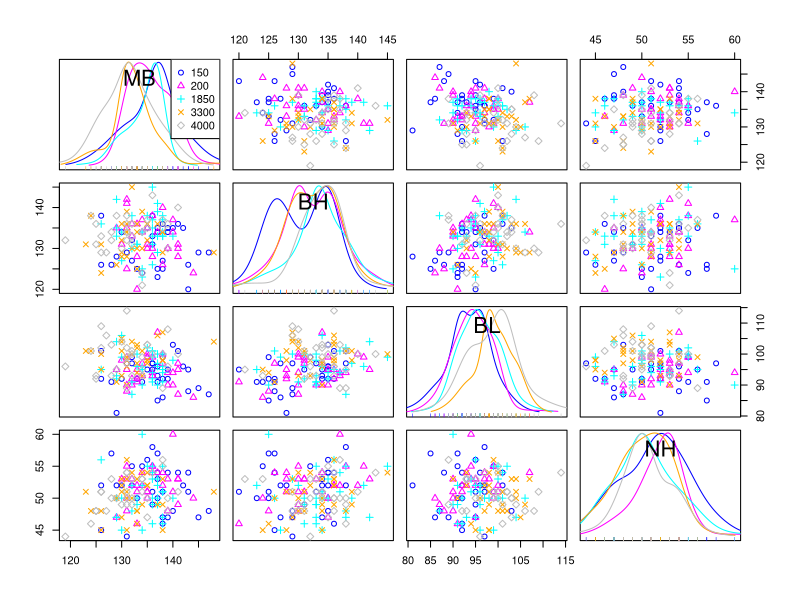
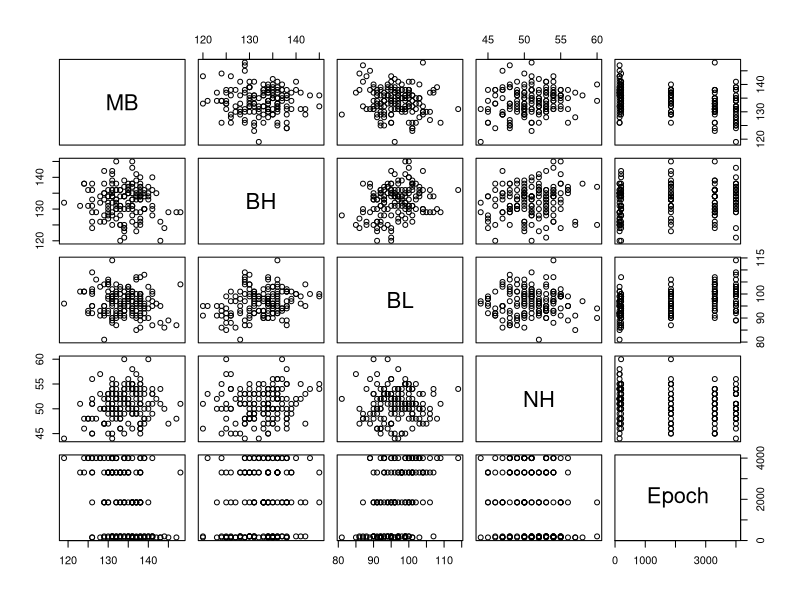
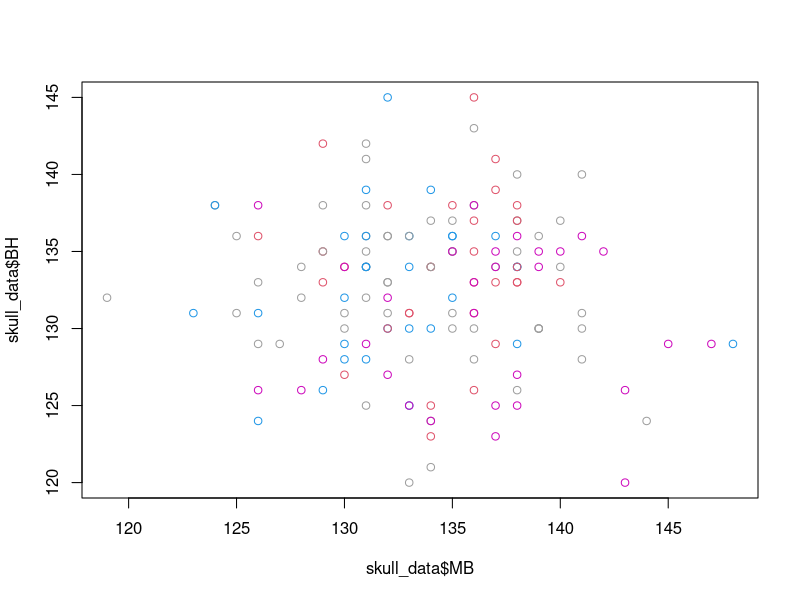

These figures' R source, in order: (Note: this script raises an error after producing the figures.)
# At3 Part A Q3
library(car)
library(tidyverse)

# load and eda
skull_data = read.csv('egyptskull.csv')
head(skull_data)
str(skull_data)
unique(skull_data$Epoch)
aggregate(skull_data$Epoch, by=list(skull_data$Epoch), FUN=length)




scatterplotMatrix(
   ~ MB+BH+BL+NH  | as.factor(Epoch),
   skull_data,
  smooth = FALSE, regLine = FALSE)


pairs(skull_data)

plot(skull_data$MB, skull_data$BH, col=skull_data$Epoch)



# sample from each epoch 
train_data_index <- skull_data %>% 
  mutate(index = row_number()) %>% 
  select(Epoch, index) %>%
  group_by(Epoch) %>% 
  slice_sample(n=25) # %>% count()

skull_data['Train'] <- FALSE 
skull_data[train_data_index$index,]$Train <- TRUE

skull_data %>% filter(Train == FALSE) %>% group_by(Epoch) %>% count()
skull_data %>% filter(Train == TRUE) %>% group_by(Epoch) %>% count()

skull_train <- skull_data %>% filter(Train == TRUE)
skull_test <- skull_data %>% filter(Train == FALSE)

#### LDA ####

skulls_lda<-lda(as.factor(Epoch) ~ MB+BH+BL+NH,data=skull_train)
skulls_lda
plot(skulls_lda)

skull_test$lda_predict<-predict(skulls_lda,skull_test[,1:4])$class
skull_lda_confusion <- table(skull_test$Epoch,skull_test$lda_predict)
skull_lda_confusion
aggregate(skull_test$lda_predict, by=list(skull_test$lda_predict), FUN=length)
confusionMatrix(skull_lda_confusion)

aper <- sum(skull_test$Epoch != skull_test$lda_predict) / length(skull_test$Epoch) # APER (missclassification rate)
print('accuracy')
1 - aper # same accuracy we get from confusion Matrix function 

#### qda ####
skulls_qda<-qda(as.factor(Epoch) ~ MB+BH+BL+NH,data=skull_train)
skulls_qda
skull_test$qda_predict<-predict(skulls_qda,skull_test[,1:4])$class
skull_qda_confusion <- table(skull_test$Epoch,skull_test$qda_predict)
skull_qda_confusion
aggregate(skull_test$qda_predict, by=list(skull_test$qda_predict), FUN=length)
confusionMatrix(skull_qda_confusion)
aper <- sum(skull_test$Epoch != skull_test$qda_predict) / length(skull_test$Epoch) 
print('accuracy')
1 - aper






#### partimat ####

partimat(as.factor(Epoch) ~ MB+BH+BL+NH,data=skull_data,method="lda") 
partimat(as.factor(Epoch) ~ MB+BH+BL+NH,data=skull_data,method="qda") 
partimat(as.factor(Epoch) ~ MB+BH+BL+NH,data=skull_data,method="rpart") 
partimat(as.factor(Epoch) ~ MB+BH+BL+NH,data=skull_data,method="rda") 
partimat(as.factor(Epoch) ~ MB+BH+BL+NH,data=skull_data,method="sknn") 



#### validation data #### 

eval_data <- data.frame(rbind(
  c(128,143,103,50), 
  c(129,126,91,50), 
  c(130,127,99,45), 
  c(130,131,98,53), 
  c(134,124,91,55), 
  c(130,130,104,49), 
  c(134,139,101,49), 
  c(136,133,91,49)))
colnames(eval_data)<- c('MB','BH','BL','NH')

eval_data$predicted_epoch <- predict(skulls_lda, eval_data)$class

eval_data
